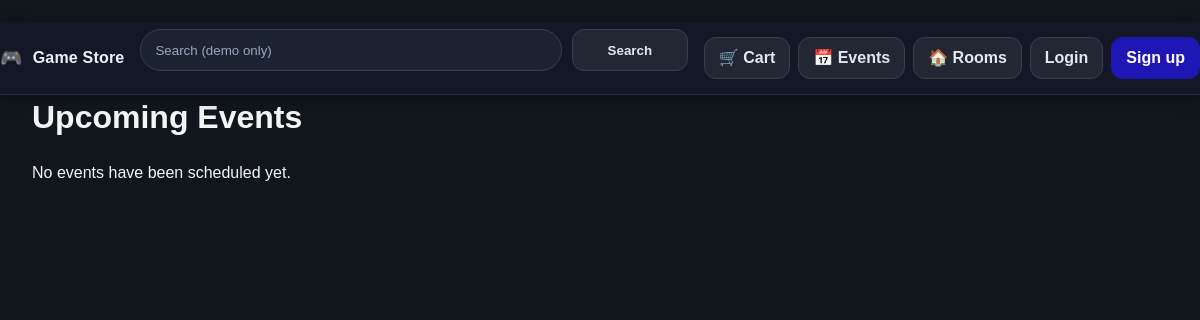
The app's page /events/, older data.
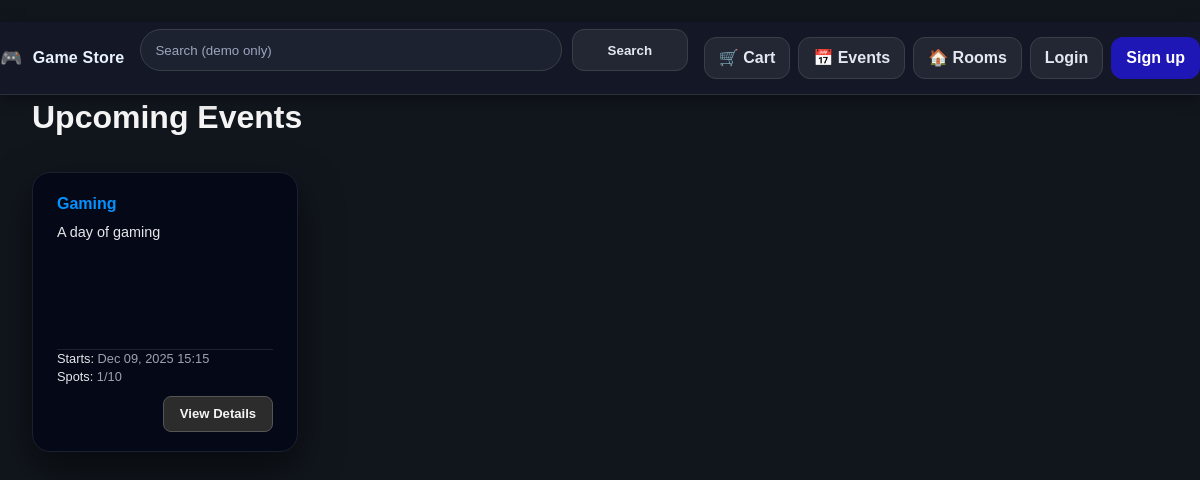
The same page, newer data.
### catalog/models.py (models this page shows, shortened)
class Event(models.Model):
    title = models.CharField(max_length=200)
    slug = models.SlugField(unique=True)
    description = models.TextField(blank=True)
    date = models.DateField(default=timezone.now)
    start_time = models.DateTimeField(default=timezone.now)
    capacity = models.PositiveIntegerField(default=0)
    created_at = models.DateTimeField(auto_now_add=True)
    class Meta:
        ordering = ["date", "start_time"]
    @property
    def registrations_count(self):
        return self.registrations.count()

### catalog/views.py (the view)
# urls.py: path("events/", views.event_list, name="event_list"),
def event_list(request):
    events = Event.objects.all().order_by("date", "start_time")
    return render(request, "events/event_list.html", {"events": events})

### templates/events/event_list.html (shortened to what this page needs)
{% extends "base.html" %}
{% block content %}
  <h1>Upcoming Events</h1>
  {% if events %}
    <div class="auction-grid">
      {% for e in events %}
        <article class="auction-card">
          <div class="auction-main">
            <header class="auction-card-header">
              <h2 class="auction-title">
                <a href="{% url 'event_detail' e.slug %}">
                  {{ e.title }}
                </a>
              </h2>
            </header>
            <div class="auction-body">
              <p class="auction-description">
                {{ e.description|default:"No description yet."|truncatewords:25 }}
              </p>
            </div>
          </div>
          <footer class="auction-card-footer">
            <div class="auction-footer-meta">
              <p class="auction-meta-line">
                <span class="auction-meta-em">Starts:</span>
                {{ e.start_time|date:"M d, Y H:i" }}
              </p>
              {% if e.capacity %}
                <p class="auction-meta-line">
                  <span class="auction-meta-em">Spots:</span>
                  {{ e.registrations_count }}/{{ e.capacity }}
                </p>
              {% else %}
                <p class="auction-meta-line">
                  <span class="auction-meta-em">Spots:</span>
                  Unlimited
                </p>
              {% endif %}
            </div>
            <div class="auction-footer-actions">
              <a href="{% url 'event_detail' e.slug %}"
                 class="btn btn-secondary btn-sm auction-details-btn">
                View Details
              </a>
            </div>
          </footer>
        </article>
      {% endfor %}
    </div>
  {% else %}
    <p>No events have been scheduled yet.</p>
  {% endif %}
{% endblock %}

Row changes from the older to the newer data that the page shows:
added Event: title "Gaming", description "A day of gaming", start_time "Dec 09, 2025 15:15", registrations_count "1", capacity "10"
Text that changed along with them:
text no longer shown: "No events have been scheduled yet."
